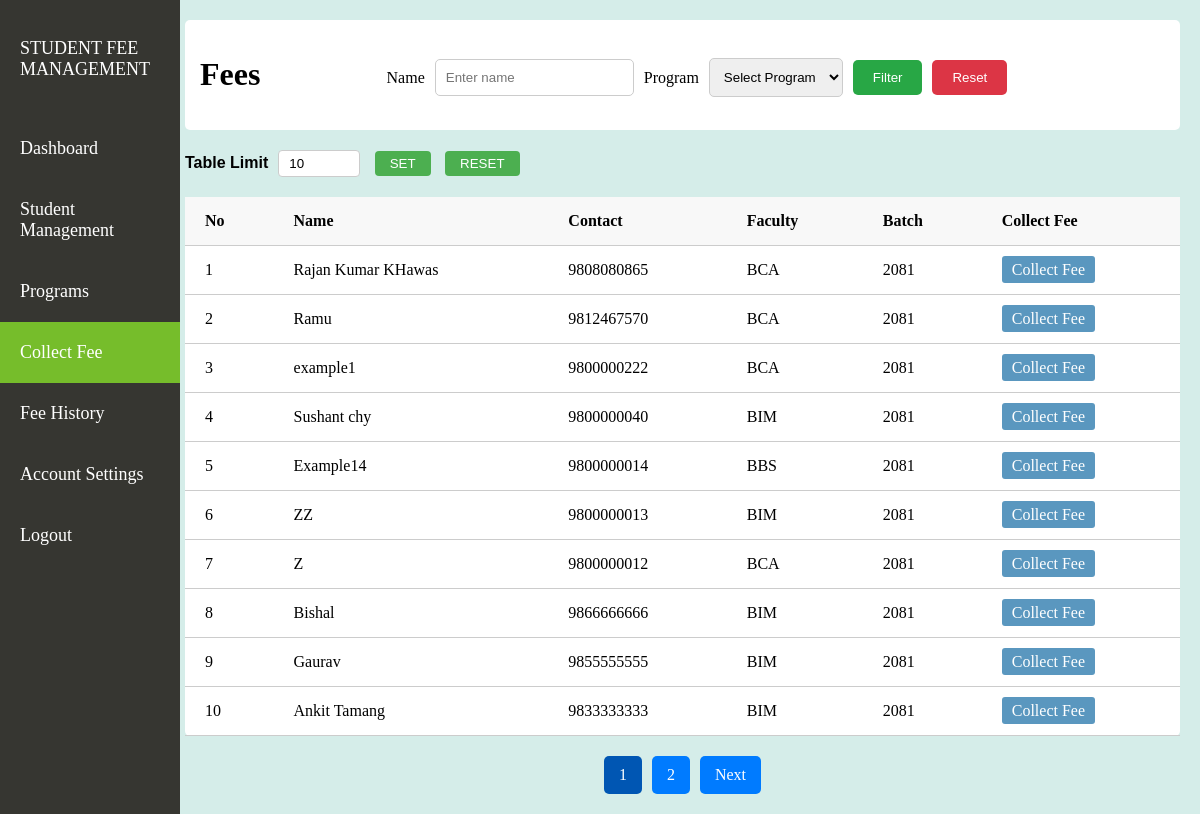
/Admin/collectfee.php (signed in), run on an earlier commit of the app's database.
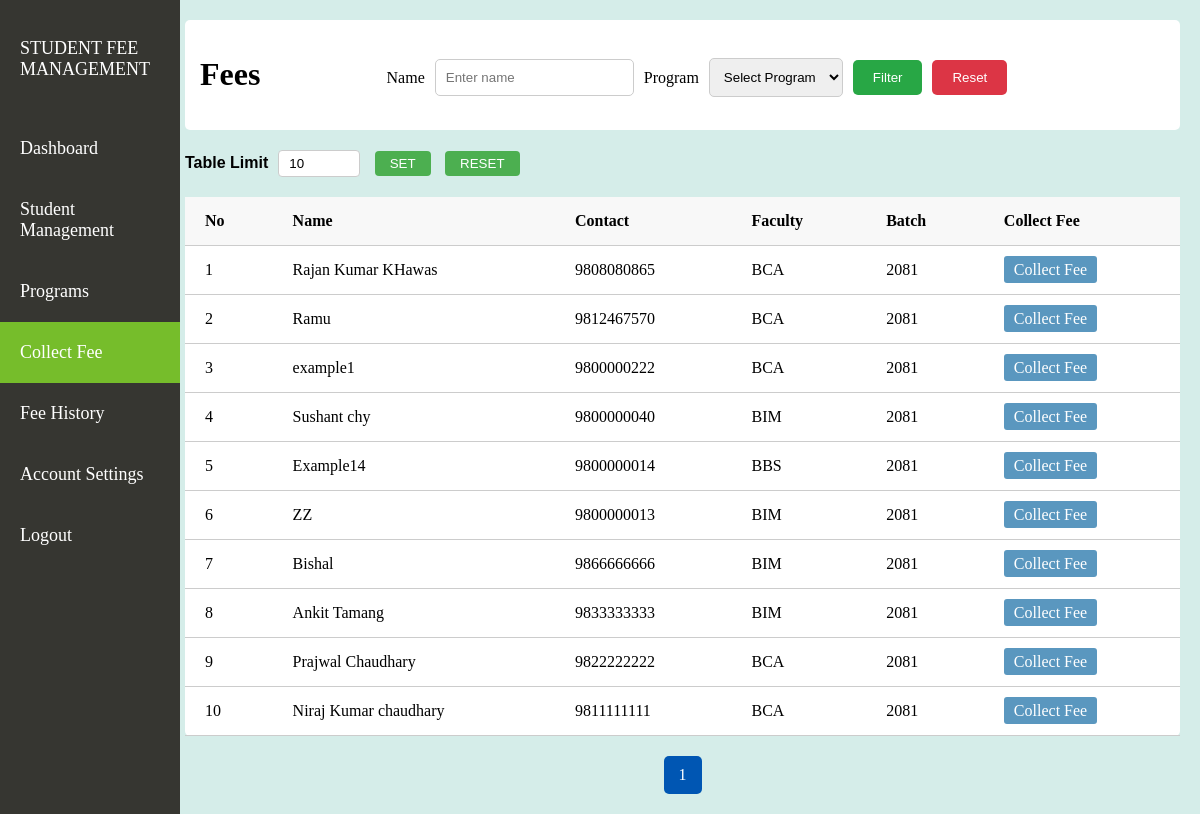
And on a later commit of the database.
### tables this page shows
CREATE TABLE `student` (
  `sid` int(11) NOT NULL,
  `senroll` varchar(255) NOT NULL,
  `sname` varchar(255) NOT NULL,
  `scontact` varchar(20) NOT NULL,
  `ssex` varchar(10) NOT NULL,
  `pid` int(11) DEFAULT NULL,
  `sbatchyear` int(11) NOT NULL,
  `spassword` varchar(255) NOT NULL,
  `sfee` decimal(10,2) DEFAULT NULL,
  `sfeeplan` varchar(50) NOT NULL,
  `sstatus` varchar(20) DEFAULT 'active'
);

CREATE TABLE `program` (
  `pid` int(11) NOT NULL,
  `pname` varchar(255) NOT NULL,
  `pbased` varchar(50) NOT NULL,
  `pfullname` varchar(255) DEFAULT NULL,
  `pyear` int(11) DEFAULT NULL
);

### Admin/collectfee.php (the view, shortened to what this page needs)
<?php
include 'db/connection.php';
$where = "WHERE student.sstatus = 'active'";
$default_limit = 10;
$limit = isset($_GET['limit']) ? (int)$_GET['limit'] : $default_limit;
$page = isset($_GET['page']) ? (int)$_GET['page'] : 1;
$offset = ($page - 1) * $limit;
$counter = ($page - 1) * $limit + 1;
$total_result = mysqli_query($conn, "SELECT COUNT(*) as total FROM student
JOIN program ON student.pid = program.pid $where");
$total_row = mysqli_fetch_assoc($total_result);
$total_records = $total_row['total'];
$total_pages = ceil($total_records / $limit);
    $select_student = "SELECT * FROM student
    JOIN program ON student.pid = program.pid
    $where ORDER BY CAST(senroll AS UNSIGNED) DESC LIMIT $limit OFFSET $offset";
    $fetch_students = mysqli_query($conn, $select_student);
?>
<!DOCTYPE html>
<html lang="en">
<head>
    <link rel="stylesheet" href="index.css">
</head>
<?php include 'dashhead.php'; ?>
<body class="collectfee_body">
    <div class="collectfee_contents">
        <div class="collectfee_header">
            <div class="collectfee_heading">
                <h1>Fees</h1>
            </div>
            <form method="GET" action="">
                <div class="collectfee_centre">
                    <div class="collectfee_search">
                        <label for="name">Name</label>
                        <input type="text" id="name" name="search" placeholder="Enter name" value="<?php echo isset($_GET['search']) ? htmlspecialchars($_GET['search']) : ''; ?>">
                    </div>
                    <div class="collectfee_faculty">
                        <label for="faculty">Program</label>
                        <select id="faculty" name="faculty">
                            <option>Select Program</option>
                        </select>
                    </div>
                    <div class="collectfee_header_actionbtns">
                        <button class="collectfee_filter" type="submit">Filter</button>
                        <button class="collectfee_reset" type="button" onclick="window.location.href='collectfee.php'">Reset</button>
                    </div>
                </div>
            </form>
        </div>
        <div class="collectfee_table_limit">
            <label>Table Limit</label>
            <form action="" method="GET" id="collectfee_limit_form">
                <input class="collectfee_limit" id="collectfee_limit" type="text" name="limit" value="<?php echo isset($_GET['limit']) ? (int)$_GET['limit'] : 10; ?>">
                <button type="submit">SET</button>
                <button type="button" onclick="resetLimit()">RESET</button>
            </form>
        </div>
        <div class="collectfee_table">
            <table>
                <thead>
                    <tr>
                        <th>No</th>
                        <th>Name</th>
                        <th>Contact</th>
                        <th>Faculty</th>
                        <th>Batch</th>
                        <th>Collect Fee</th>
                    </tr>
                </thead>
                <tbody>
                    <?php
                    while ($row = mysqli_fetch_assoc($fetch_students)) {
                    ?>
                        <tr>
                            <td><?php echo $counter; ?></td>
                            <td><?php echo $row['sname']; ?></td>
                            <td><?php echo $row['scontact']; ?></td>
                            <td><?php echo $row['pname']; ?></td>
                            <td><?php echo $row['sbatchyear']; ?></td>
                            <td>
                                <a href="?pay=<?php echo $row['sid']; ?>" class="collectfee_collect">Collect Fee</a>
                            </td>
                        </tr>
                    <?php
                        $counter++;
                    }
                    ?>
                </tbody>
            </table>
        </div>
        <div class="collectfee_pagination">
            <?php for ($i = 1; $i <= $total_pages; $i++) : ?>
                <a href="?page=<?php echo $i; ?>&search=<?php echo isset($_GET['search']) ? urlencode($_GET['search']) : ''; ?>&limit=<?php echo $limit; ?>" <?php if ($i == $page) echo 'class="active"'; ?>><?php echo $i; ?></a>
            <?php endfor; ?>
            <?php if ($page < $total_pages) : ?>
                <a href="?page=<?php echo $page + 1; ?>&search=<?php echo isset($_GET['search']) ? urlencode($_GET['search']) : ''; ?>&limit=<?php echo $limit; ?>">Next</a>
            <?php endif; ?>
        </div>
    </div>
</body>
</html>

### Admin/dashhead.php (shortened to what this page needs)
<?php
$current_page = basename($_SERVER['PHP_SELF']);
?>
<!DOCTYPE html>
<html lang="en">
<head>
    <link rel="stylesheet" href="index.css">
</head>
<body class="dashhead_body">
<div class="dashheader_sidebar">
     <p>STUDENT FEE MANAGEMENT</p>
        <a href="index.php"class="dashheader_sidebar_contents <?php if ($current_page == 'index.php') { echo 'active'; } ?>">Dashboard</a>
    <a href="studentlist.php" class="dashheader_sidebar_contents <?php if ($current_page == 'studentlist.php') { echo 'active'; } ?>">Student Management</a>
    <a href="faculty.php" class="dashheader_sidebar_contents <?php if ($current_page == 'faculty.php') { echo 'active'; } ?>">Programs</a>
    <a href="collectfee.php" class="dashheader_sidebar_contents <?php if ($current_page == 'collectfee.php') { echo 'active'; } ?>">Collect Fee</a>
    <a href="feepaidhistory.php"class="dashheader_sidebar_contents <?php if ($current_page == 'feepaidhistory.php') { echo 'active'; } ?>">Fee History</a>
    <a href="changepass.php"class="dashheader_sidebar_contents <?php if ($current_page == 'changepass.php') { echo 'active'; } ?>">Account Settings</a>
    <a href="logout.php" class="dashheader_sidebar_contents" onclick="return confirmLogout();">Logout</a>
</div>
</body>
</html>

### Admin/index.css (style rules this page uses)
.dashhead_body { background-color: rgb(213, 237, 233); padding: 0; margin: 0; }
.dashheader_sidebar { height: 100%; width: 15%; position: fixed; background-color: #363631; }
.dashheader_sidebar a, p { padding: 20px 20px; text-decoration: none; font-size: 18px; color: white; display: block; }
.dashheader_sidebar .active { background-color: #76bd2b; }
.collectfee_contents { margin-left: 15%; padding: 20px; padding-left: 5px; }
.collectfee_header { display: flex; margin-bottom: 20px; background-color: #fff; padding: 15px; border-radius: 5px; }
.collectfee_header .collectfee_heading { text-align: left; justify-content: left; }
.collectfee_centre { margin-top: 23px; margin-left: 20%; display: flex; align-items: center; justify-content: space-between; }
.collectfee_search, .collectfee_faculty, .collectfee_header_actionbtns { display: flex; align-items: center; }
.collectfee_search label, .collectfee_faculty label { margin-right: 10px; }
.collectfee_search input, .collectfee_faculty select { padding: 10px; border: 1px solid #ccc; border-radius: 5px; }
.collectfee_search input, .collectfee_faculty select, .collectfee_filter, .collectfee_reset { margin-right: 10px; }
.collectfee_filter, .collectfee_reset { padding: 10px 20px; border: none; color: white; border-radius: 5px; cursor: pointer; }
.collectfee_filter { background-color: #28a745; }
.collectfee_reset { background-color: #dc3545; }
.collectfee_table_limit { display: flex; align-items: center; margin-bottom: 20px; font-family: Arial, sans-serif; }
.collectfee_table_limit label { margin-right: 10px; font-weight: bold; }
.collectfee_limit { padding: 5px 10px; border: 1px solid #ccc; border-radius: 4px; margin-right: 10px; width: 60px; }
.collectfee_table_limit button { padding: 5px 15px; background-color: #4CAF50; color: white; border: none; border-radius: 4px; cursor: pointer; margin-right: 10px; }
.collectfee_table table { width: 100%; border-collapse: collapse; background-color: #fff; border-radius: 5px; }
.collectfee_table th, .collectfee_table td { padding: 15px 20px; text-align: left; border-bottom: 1px solid #ccc; }
.collectfee_table th { background-color: #f8f8f8; }
.collectfee_collect { background-color: #5a97bf; color: white; padding: 5px 10px; border-radius: 3px; text-decoration: none; }
.collectfee_pagination { display: flex; justify-content: center; margin-top: 20px; }
.collectfee_pagination a { margin: 0 5px; padding: 10px 15px; background-color: #007bff; color: white; text-decoration: none; border-radius: 5px; }
.collectfee_pagination a.active { background-color: #0056b3; }

What changed in the data, as far as the page shows it:
no longer on this page (row edited): student: sname "Z", scontact "9800000012", pid.pname "BCA", sbatchyear "2081"
no longer on this page (row edited): student: sname "Gaurav", scontact "9855555555", pid.pname "BIM", sbatchyear "2081"
now on this page (row unchanged): student: sname "Prajwal Chaudhary", scontact "9822222222", pid.pname "BCA", sbatchyear "2081"
now on this page (row unchanged): student: sname "Niraj Kumar chaudhary", scontact "9811111111", pid.pname "BCA", sbatchyear "2081"
Also different on the page:
list line gone: "2"
text no longer shown: "Next"
